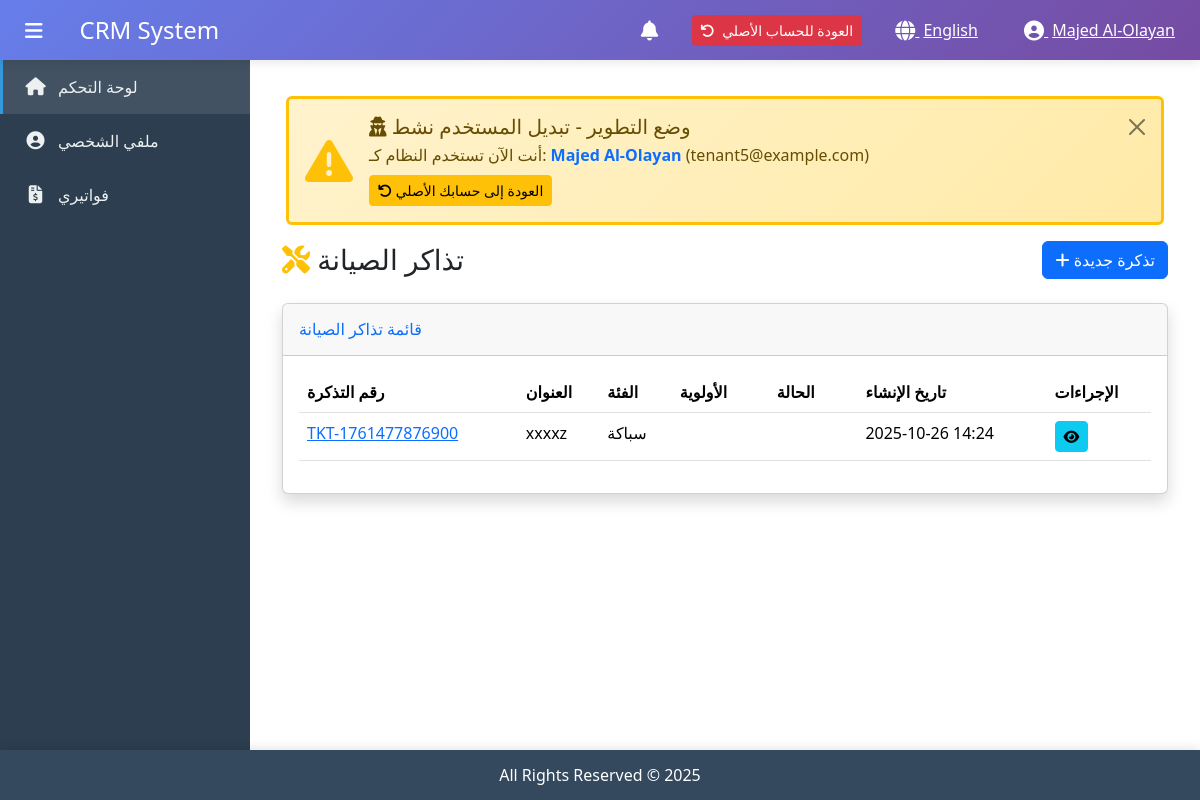
/en/tenant/tickets/ (signed in), run on an earlier commit of the app's database.
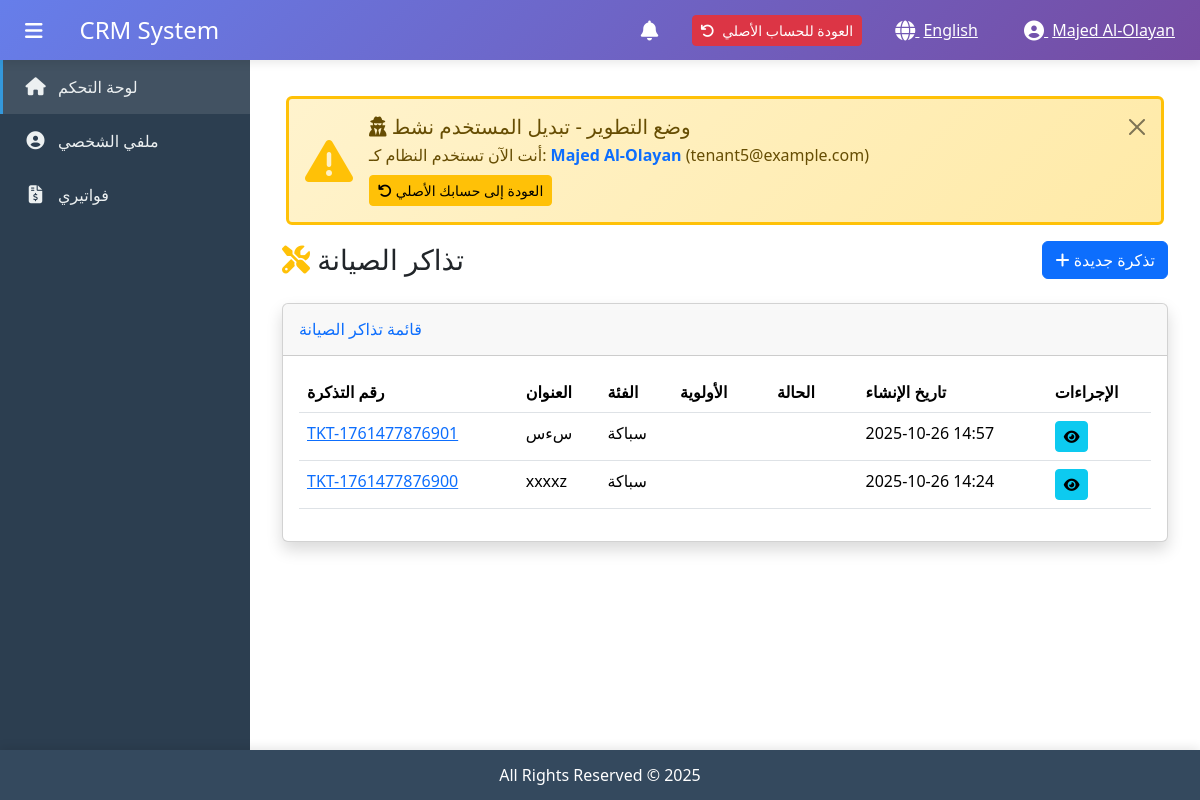
And on a later commit of the database.
### apps/maintenance/models.py (models this page shows, shortened)
class Ticket(models.Model):
    PRIORITY_CHOICES = [
        ('low', _('منخفضة')),
        ('medium', _('متوسطة')),
        ('high', _('عالية')),
        ('urgent', _('عاجلة')),
    ]
    STATUS_CHOICES = [
        ('open', _('مفتوحة')),
        ('in_progress', _('قيد التنفيذ')),
        ('pending', _('معلقة')),
        ('resolved', _('محلولة')),
        ('closed', _('مغلقة')),
    ]
    CATEGORY_CHOICES = [
        ('electrical', _('كهرباء')),
        ('plumbing', _('سباكة')),
        ('hvac', _('تكييف')),
        ('carpentry', _('نجارة')),
        ('painting', _('دهان')),
        ('cleaning', _('نظافة')),
        ('other', _('أخرى')),
    ]
    ticket_number = models.CharField(
        max_length=50,
        unique=True,
        verbose_name=_('رقم التذكرة')
    )
    title = models.CharField(
        max_length=200,
        verbose_name=_('العنوان')
    )
    description = models.TextField(
        verbose_name=_('الوصف')
    )
    category = models.CharField(
        max_length=20,
        choices=CATEGORY_CHOICES,
        verbose_name=_('الفئة')
    )
    priority = models.CharField(
        max_length=10,
        choices=PRIORITY_CHOICES,
        default='medium',
        verbose_name=_('الأولوية')
    )
    status = models.CharField(
        max_length=20,
        choices=STATUS_CHOICES,
        default='open',
        verbose_name=_('الحالة')
    )
    created_by = models.ForeignKey(
        settings.AUTH_USER_MODEL,
        on_delete=models.SET_NULL,
        null=True,
        related_name='created_tickets',
        verbose_name=_('أنشئ بواسطة')
    )
    assigned_to = models.ForeignKey(
        settings.AUTH_USER_MODEL,
        on_delete=models.SET_NULL,
        null=True,
        blank=True,
        related_name='assigned_tickets',
        verbose_name=_('مسند إلى')
    )
    unit_number = models.CharField(
        max_length=50,
        blank=True,
        null=True,
        verbose_name=_('رقم الوحدة')
    )
    floor_number = models.CharField(
        max_length=10,
        blank=True,
        null=True,
        verbose_name=_('رقم الطابق')
    )
    building_name = models.CharField(
        max_length=100,
        blank=True,
        null=True,
        verbose_name=_('اسم المبنى')
    )
    due_date = models.DateField(
        blank=True,
        null=True,
        verbose_name=_('تاريخ الاستحقاق')
    )
    resolved_at = models.DateTimeField(
        blank=True,
        null=True,
        verbose_name=_('تاريخ الحل')
    )
    closed_at = models.DateTimeField(
        blank=True,
        null=True,
        verbose_name=_('تاريخ الإغلاق')
    )
    resolution_notes = models.TextField(
        blank=True,
        null=True,
        verbose_name=_('ملاحظات الحل')
    )
    created_at = models.DateTimeField(
        auto_now_add=True,
        verbose_name=_('تاريخ الإنشاء')
    )
    updated_at = models.DateTimeField(
        auto_now=True,
        verbose_name=_('تاريخ التحديث')
    )
    class Meta:
        verbose_name = 'تذكرة الصيانة'
        verbose_name_plural = 'تذاكر الصيانة'
        db_table = 'maintenance_ticket'
        ordering = ['-created_at']
        indexes = [
            models.Index(fields=['ticket_number']),
            models.Index(fields=['status']),
            models.Index(fields=['priority']),
        ]

### apps/accounts/views.py (the view)
# urls.py: path('tickets/', views.tenant_tickets, name='tenant_tickets'),
@login_required
def tenant_tickets(request):
    try:
        tenant_profile = request.user.tenant_profile
    except:
        messages.error(request, _('ليس لديك صلاحية الوصول لهذه الصفحة'))
        return redirect('core:dashboard')
    tickets = Ticket.objects.filter(created_by=request.user).order_by('-created_at')
    status = request.GET.get('status')
    priority = request.GET.get('priority')
    if status:
        tickets = tickets.filter(status=status)
    if priority:
        tickets = tickets.filter(priority=priority)
    context = {
        'tenant_profile': tenant_profile,
        'tickets': tickets,
    }
    return render(request, 'tenants/tenant_tickets.html', context)

### apps/accounts/context_processors.py (called while the page is built, shortened)
def user_permissions(request):
    if not request.user.is_authenticated:
        return {
            'user_modules': [],
            'user_permissions_dict': {},
        }
    permissions = DepartmentPermission.objects.filter(
        user=request.user,
        is_active=True
    ).select_related('user')
    user_modules = []
    user_permissions_dict = {}
    for perm in permissions:
        user_modules.append(perm.module)
        user_permissions_dict[perm.module] = perm.permissions
    return {
        'user_modules': user_modules,
        'user_permissions_dict': user_permissions_dict,
    }

### apps/accounts/models.py (called while the page is built)
    def get_full_name(self):
        full_name = f"{self.first_name} {self.last_name}".strip()
        return full_name if full_name else self.username

### apps/core/context_processors.py (called while the page is built, shortened)
def system_settings(request):
    settings = SystemSettings.load()
    return {
        'settings': settings,
        'CURRENCY': settings.currency,
        'CURRENCY_SYMBOL': settings.currency_symbol,
        'DATE_FORMAT': settings.date_format,
    }

def switch_user_context(request):
    return {
        'tenant_users': [],
        'department_managers': [],
        'staff_users': [],
    }

### templates/tenants/tenant_tickets.html (shortened to what this page needs)
{% extends 'base.html' %}
{% load static %}
{% load i18n %}
{% block content %}
<div class="container-fluid">
    <div class="d-sm-flex align-items-center justify-content-between mb-4">
        <h1 class="h3 mb-0 text-gray-800">
            <i class="fas fa-tools text-warning"></i>
            {% trans "تذاكر الصيانة" %}
        </h1>
        <a href="{% url 'accounts:tenant_ticket_create' %}" class="btn btn-primary">
            <i class="fas fa-plus"></i>
            {% trans "تذكرة جديدة" %}
        </a>
    </div>
    <div class="card shadow mb-4">
        <div class="card-header py-3">
            <h6 class="m-0 font-weight-bold text-primary">
                {% trans "قائمة تذاكر الصيانة" %}
            </h6>
        </div>
        <div class="card-body">
            {% if tickets %}
            <div class="table-responsive">
                <table class="table table-hover">
                    <thead>
                        <tr>
                            <th>{% trans "رقم التذكرة" %}</th>
                            <th>{% trans "العنوان" %}</th>
                            <th>{% trans "الفئة" %}</th>
                            <th>{% trans "الأولوية" %}</th>
                            <th>{% trans "الحالة" %}</th>
                            <th>{% trans "تاريخ الإنشاء" %}</th>
                            <th>{% trans "الإجراءات" %}</th>
                        </tr>
                    </thead>
                    <tbody>
                        {% for ticket in tickets %}
                        <tr>
                            <td>
                                <a href="{% url 'accounts:tenant_ticket_detail' ticket.pk %}">
                                    {{ ticket.ticket_number }}
                                </a>
                            </td>
                            <td>{{ ticket.title|truncatewords:5 }}</td>
                            <td>{{ ticket.get_category_display }}</td>
                            <td>
                                <span class="badge
                                    {% if ticket.priority == 'urgent' %}badge-danger
                                    {% elif ticket.priority == 'high' %}badge-warning
                                    {% elif ticket.priority == 'medium' %}badge-info
                                    {% else %}badge-secondary
                                    {% endif %}">
                                </span>
                            </td>
                            <td>
                                <span class="badge
                                    {% if ticket.status == 'closed' %}badge-success
                                    {% elif ticket.status == 'in_progress' %}badge-info
                                    {% elif ticket.status == 'open' %}badge-warning
                                    {% else %}badge-secondary
                                    {% endif %}">
                                </span>
                            </td>
                            <td>{{ ticket.created_at|date:"Y-m-d H:i" }}</td>
                            <td>
                                <a href="{% url 'accounts:tenant_ticket_detail' ticket.pk %}"
                                   class="btn btn-sm btn-info" title="{% trans 'عرض' %}">
                                    <i class="fas fa-eye"></i>
                                </a>
                            </td>
                        </tr>
                        {% endfor %}
                    </tbody>
                </table>
            </div>
            {% endif %}
        </div>
    </div>
</div>
{% endblock %}

What changed in the data, as far as the page shows it:
added Ticket: ticket_number "TKT-1761477876901", title "سءس", category "سباكة", created_at "2025-10-26 14:57"
